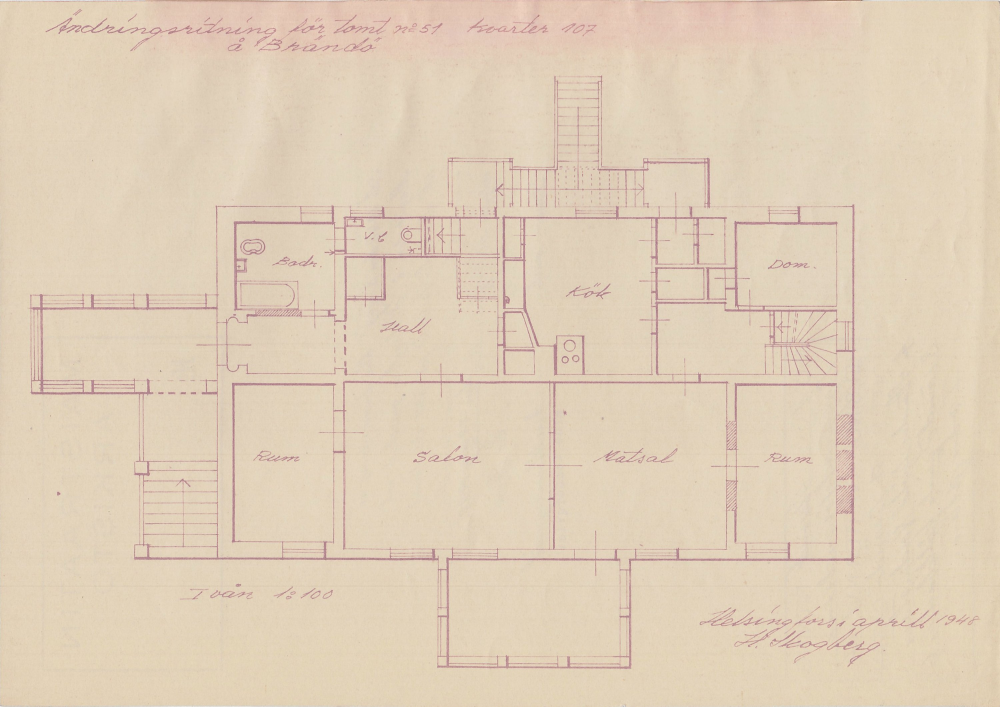
#> input picture html-mock/local/hka.139877703731200_160449953667200.jpg, 3000 x 2120 px (shown at 1/3 size); its folder holds only this picture in this run
$ python -i gemini.py   (imports and definitions only)
#> lines starting #> are read from the running program, lines starting #| are printed output that depends on the picture
"""Rooms of a raster plan read by Gemini (prototypes/ocr arm G4).

On val (376 CubiCasa sheets) Gemini typing every room from its label or furniture beat the OCR
(arm A2d) and the self-hosted VLM (arm C4) on every asked room family; bathrooms it lists twice,
so bathrooms with the same label count once (val: 22 questions fixed, none broken). Kitchens stay
below the prior (.agents/exp/ocr.md, arm G). This module reproduces arm G4:

- `GeminiClient` sends one page to generateContent (thinking "low": the default thinking cost
  three times as much for the same counts) and returns the reply text. The key goes in a request
  header, never in a URL, a note or an error. Any failure (HTTP error, timeout, a blocked or empty
  answer) is a `GeminiError`.
- `GeminiRoomReader` caches each reply on disk under the sha256 of the decoded page (RGB pixels
  and size, not the file's bytes: the same plan saved again or with bytes appended is the same
  page), the prompt version, the model and the thinking level, so a page read once is never paid
  for again and gives the same rooms every time. Gemini itself does not: fresh reads of one page
  differ (seed and temperature 0 were tried, QA R1-1-5).
- `GeminiRoomExtractor` is the `Extractor`. When Gemini fails, the sheet's rooms are not read
  (`read` is empty and a note says why): the answer stays unknown, and nothing falls back to
  another reader behind the user's back.
"""

import base64
import hashlib
import http.client
import io
import json
import re
import time
import urllib.error
import urllib.request
from dataclasses import dataclass
from pathlib import Path
from typing import Any, Protocol, cast

from PIL import Image

from app.adapters import gemini_http
from app.adapters.whole_file import write_whole
from app.core import cost
from app.core.drawing.model import Room, RoomType, Scale
from app.core.errors import InvalidInputError
from app.core.pipeline.model import DrawingFile, Extracted, Sheet
from app.core.pipeline.ports import DrawingFiles
from app.core.spend import SpendGuard

URL = "https://generativelanguage.googleapis.com/v1beta/models"
PROMPT_VERSION = "rooms2g-1"  # change it with PROMPT or the page encoding: the cache key holds it
MAX_SIDE = 2048  # the page is resized (up or down) to this long side, as on val
MAX_TOKENS = 16384
# Dollars per million tokens of gemini-3.5-flash. Not from Google's page: third-party trackers
# citing ai.google.dev pricing (.agents/exp/agent.md), so check against billing. Thinking tokens
# are billed as output.
USD_PER_M_INPUT = 1.50
USD_PER_M_OUTPUT = 9.00
LOOP = 6  # one text more than this many times on one row or column is a generation loop
PROMPT = (
    "This is a floor plan, most often Finnish; the page may be rotated or mirrored. List every "
    "room of the plan, one entry per room, with its type, chosen from: bedroom (MH, makuuhuone, "
    "a room with a bed), kitchen (K, KK, KT, keittiö, keittokomero, an open kitchen counts too), "
    "bathroom (KPH, PH, PESUH, KH, PSH: shower or bath), wc (a separate toilet room, WC), sauna "
    "(S, SAUNA), balcony (PARVEKE, also glazed), living (OH, olohuone, RUOK, dining), hall (ET, "
    "TK, AULA, eteinen), storage (VH, VAR, KHH, wardrobe, utility), outdoor (terrace, yard, "
    "porch), other. Use the printed label when there is one, else the furniture. Answer with "
    'JSON only: [{"type": "bedroom", "label": "MH", "box_2d": [ymin, xmin, ymax, xmax]}, ...], '
    'label "" when nothing is printed, box_2d around the room in 0-1000 coordinates of the image. '
    "Each room once: never repeat an entry. A balcony (PARVEKE, LASITETTU PARVEKE) is type "
    "balcony, not outdoor. On a mirrored page the text reads backwards: HM is MH, HV is VH."
)
# An area printed in a room's label ("MH 9,7 m²", "12.5 m2"): the unit is required, so a room
# number ("1.01") or a height is never an area. The number stands on its own: not glued to a
# letter or digit ("R1 m2" is room R1; "OH9.7m²" is refused too, as the two cannot be told
# apart), not the tail of a spaced thousands group ("1 234,5 m²": a digit, one space on the line,
# exactly three digits) or of a range or sum ("9,7-10,2 m²" with a hyphen or a dash, "12m2+3m2").
# A room code or number before it is no thousands group: "MH4 19.0m2", "Cuisine\n0.16\n13.92 m²".
# A label with two areas gives none.
LABEL_AREA = re.compile(
    r"(?<![\w.,])(?:(?<!\d[^\S\n])|(?!\d{3}(?!\d)))(?<![-\u2013\u2014+/~]\s)(?<![-\u2013\u2014+/~])"
    r"(\d+(?:[.,]\d+)?)\s*m(?:²|2)(?!\w)(?!\s*[-\u2013\u2014+/~]\s*\d)",
    re.IGNORECASE,
)
TYPES = ("bedroom", "kitchen", "bathroom", "wc", "sauna", "balcony", "living", "hall", "storage",
         "outdoor", "other")  # fmt: skip


class GeminiError(Exception):
    """Gemini gave no usable answer; the message is safe to show (no key, no image)."""


class NoAnswerError(GeminiError):
    """The call got no answer to use: the service did not reply (HTTP error, timeout, reset, a
    body that is not JSON) or the spend guard refused it. Nothing was paid for, so the reading
    that went without it is partial and is not kept for later uploads (`cost.fail`); an empty
    reply that was paid for is a plain `GeminiError` and is."""


class RoomModel(Protocol):
    @property
    def name(self) -> str: ...

    def ask(self, png: bytes, prompt: str) -> str:
        """The reply text to `prompt` about the PNG page; raises `GeminiError`."""
        ...


class GeminiClient:
    # [15 lines left out: function __init__, not called in this run]

    @property
    def name(self) -> str:
        return f"{self.model}/{self.thinking}"

    def __repr__(self) -> str:
        return f"GeminiClient({self.name})"

    # [145 lines left out: functions ask, _status, price, reply_text, encode, parse_rooms and 2 more, not called in this run]


# [4 lines that did not run here, left out]


# [7 lines left out: function printed_area, not called in this run]


DIGEST_ROWS = 256  # rows hashed at a time


def pixel_digest(image: Image.Image) -> str:
    """sha256 of the page as decoded (RGB, as `encode` sends it) and its size."""
    digest = hashlib.sha256(f"{image.width}x{image.height}:".encode())
    for top in range(0, image.height, DIGEST_ROWS):  # strips: no full-page RGB copy, same hash
        strip = image.crop((0, top, image.width, min(image.height, top + DIGEST_ROWS)))
        digest.update(strip.convert("RGB").tobytes())
    return digest.hexdigest()


# [21 lines that did not run here, left out]


# [41 lines that did not run here, left out]

>>> from PIL import Image
>>> picture = Image.open('../../../../html-mock/local/hka.139877703731200_160449953667200.jpg')
#> picture is the input picture: PIL image 3000x2120 RGB; mean R, G, B 224.5, 206.9, 184.4
>>> result = pixel_digest(picture)
#> the loop in pixel_digest, `for top in range(0, image.height, DIGEST_ROWS):` made 9 passes
#> pass 1, in pixel_digest, `strip = image.crop((0, top, image.width, min(image.height, top + DIGES..`:
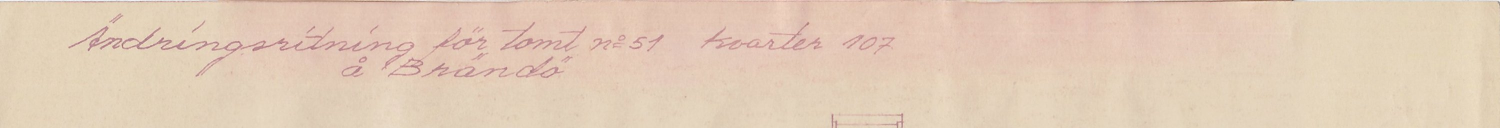
#> strip: PIL image 3000x256 RGB (shown at 1/2 size); mean R, G, B 226.2, 203.9, 183.3
#> pass 2, in pixel_digest, `strip = image.crop((0, top, image.width, min(image.height, top + DIGES..`:
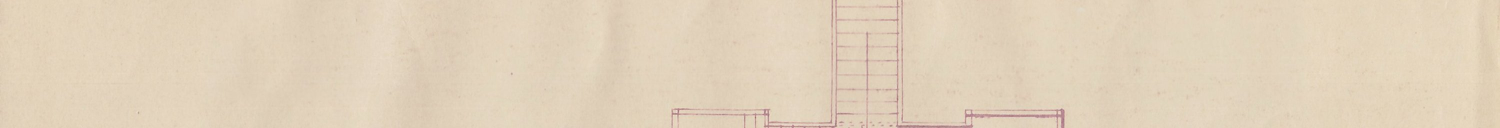
#> strip: PIL image 3000x256 RGB (shown at 1/2 size); mean R, G, B 225.3, 209.4, 186.5
#> pass 3, in pixel_digest, `strip = image.crop((0, top, image.width, min(image.height, top + DIGES..`:
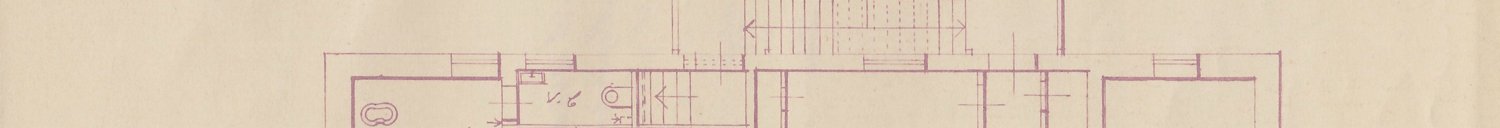
#> strip: PIL image 3000x256 RGB (shown at 1/2 size); mean R, G, B 223.1, 206, 184.7
#> after the loop in pixel_digest, `for top in range(0, image.height, DIGEST_ROWS):`:
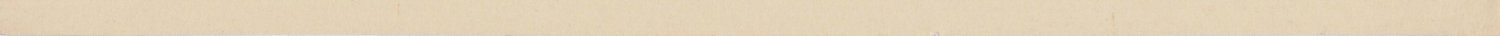
#> strip: PIL image 3000x72 RGB (shown at 1/2 size); mean R, G, B 225.9, 209.9, 183.7
